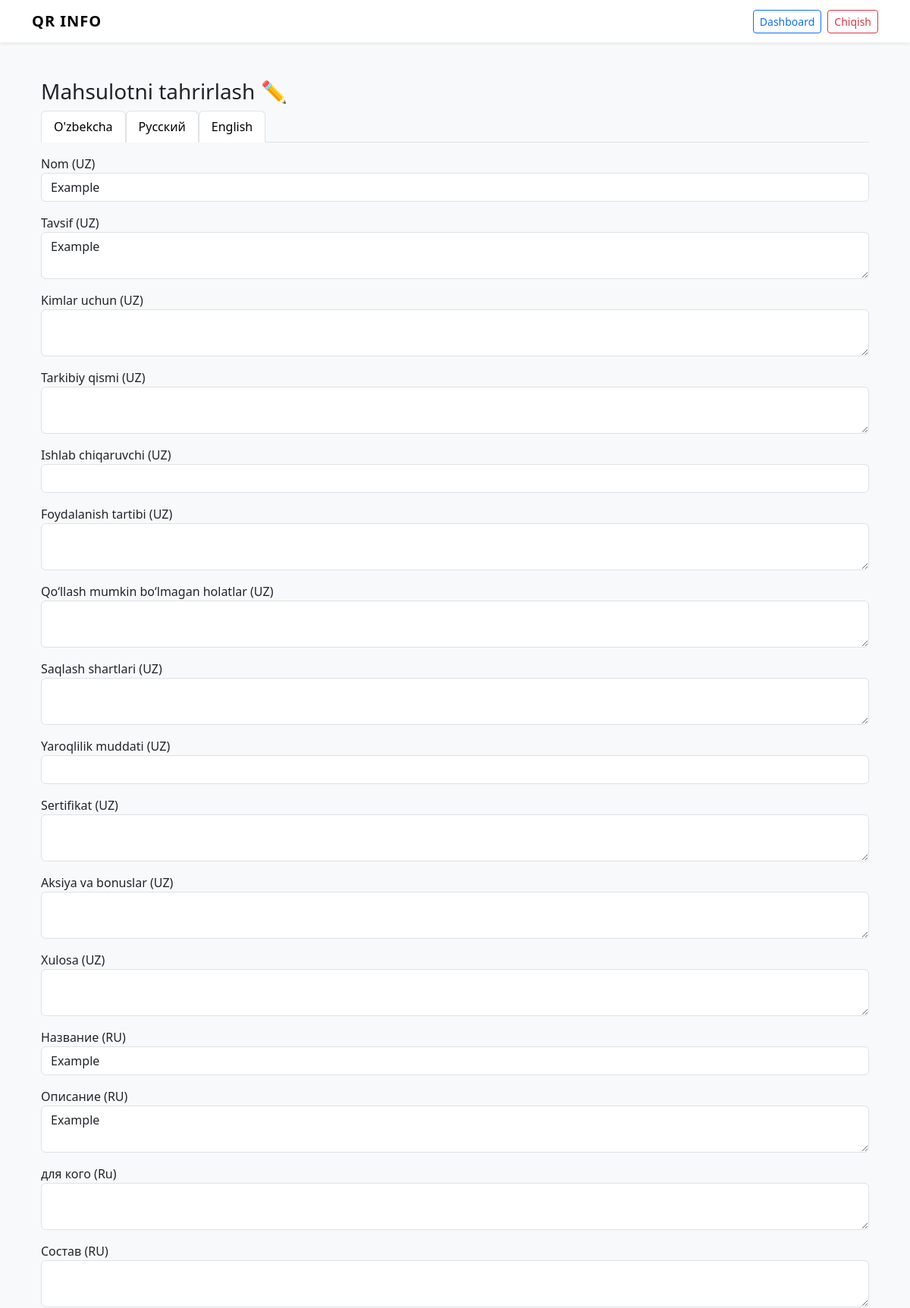
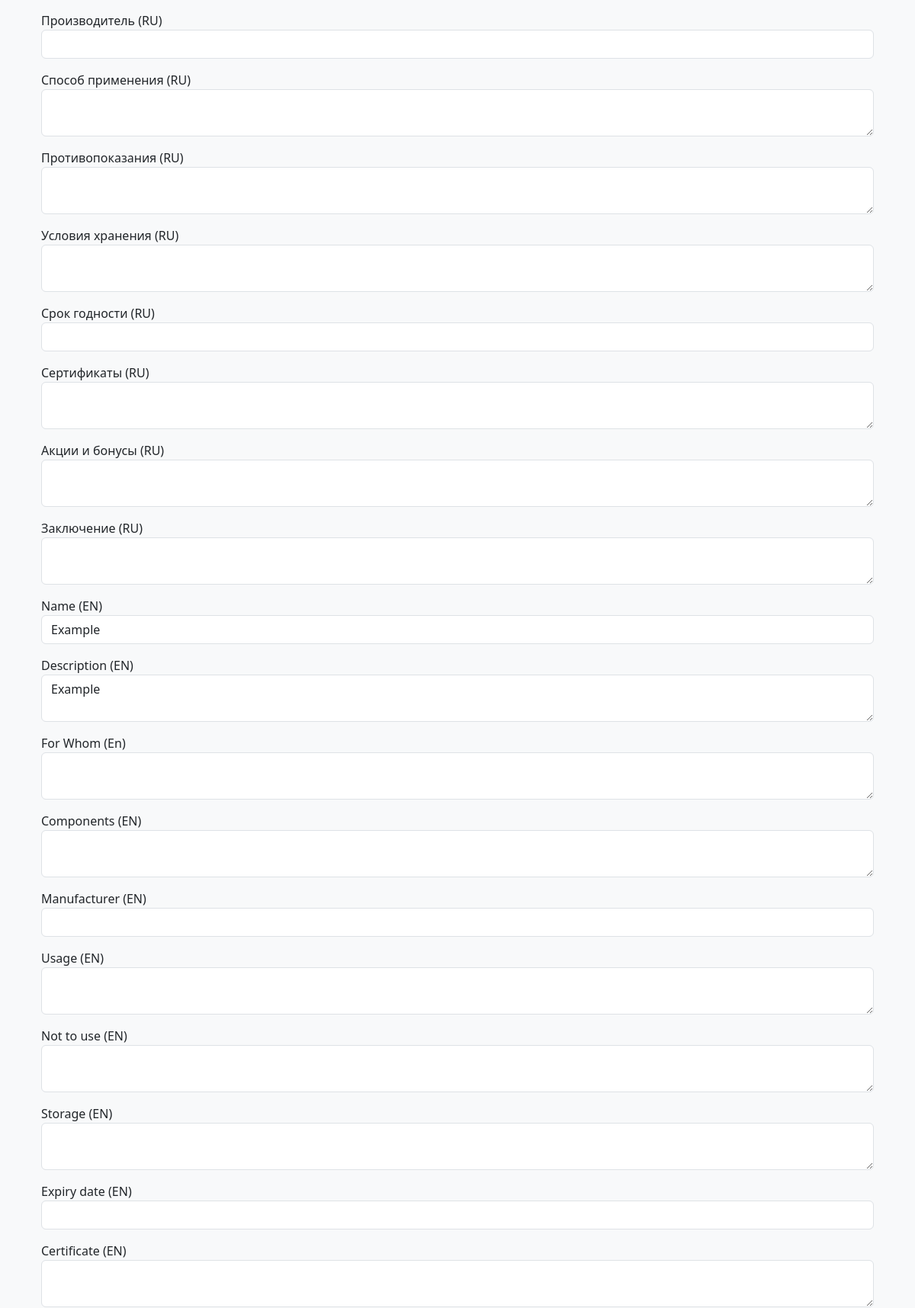
Page /branches/1/products/1/edit (signed in, upper part) on the committed database (2 pictures, top to bottom).
### models.py (models this page shows)
class Product(db.Model):
    __tablename__ = "products"
    id = db.Column(db.Integer, primary_key=True)
    branch_id = db.Column(db.Integer, db.ForeignKey("branches.id"), nullable=False)
    name_uz = db.Column(db.String(200))
    name_ru = db.Column(db.String(200))
    name_en = db.Column(db.String(200))
    description_uz = db.Column(db.Text, nullable=True)
    description_ru = db.Column(db.Text, nullable=True)
    description_en = db.Column(db.Text, nullable=True)
    for_whom_uz = db.Column(db.Text, nullable=True)
    for_whom_ru = db.Column(db.Text, nullable=True)
    for_whom_en = db.Column(db.Text, nullable=True)
    components_uz = db.Column(db.Text, nullable=True)
    components_ru = db.Column(db.Text, nullable=True)
    components_en = db.Column(db.Text, nullable=True)
    company_uz = db.Column(db.String(200), nullable=True)
    company_ru = db.Column(db.String(200), nullable=True)
    company_en = db.Column(db.String(200), nullable=True)
    usage_uz = db.Column(db.Text, nullable=True)
    usage_ru = db.Column(db.Text, nullable=True)
    usage_en = db.Column(db.Text, nullable=True)
    not_usage_uz = db.Column(db.Text, nullable=True)
    not_usage_ru = db.Column(db.Text, nullable=True)
    not_usage_en = db.Column(db.Text, nullable=True)
    storage_uz = db.Column(db.Text, nullable=True)
    storage_ru = db.Column(db.Text, nullable=True)
    storage_en = db.Column(db.Text, nullable=True)
    expiry_uz = db.Column(db.String(100), nullable=True)
    expiry_ru = db.Column(db.String(100), nullable=True)
    expiry_en = db.Column(db.String(100), nullable=True)
    certificate_uz = db.Column(db.Text, nullable=True)
    certificate_ru = db.Column(db.Text, nullable=True)
    certificate_en = db.Column(db.Text, nullable=True)
    promotion_uz = db.Column(db.Text, nullable=True)
    promotion_ru = db.Column(db.Text, nullable=True)
    promotion_en = db.Column(db.Text, nullable=True)
    conclusion_uz = db.Column(db.Text, nullable=True)
    conclusion_ru = db.Column(db.Text, nullable=True)
    conclusion_en = db.Column(db.Text, nullable=True)
    country_uz = db.Column(db.String(120), nullable=True)
    country_ru = db.Column(db.String(120), nullable=True)
    country_en = db.Column(db.String(120), nullable=True)
    location_uz = db.Column(db.String(120), nullable=True)
    location_ru = db.Column(db.String(120), nullable=True)
    location_en = db.Column(db.String(120), nullable=True)
    image = db.Column(db.String(255), nullable=True) # filename
    qr_code = db.Column(db.String(255)) # filename (e.g. "12.png")
    last_scanned_at = db.Column(db.DateTime, nullable=True)
    created_at = db.Column(db.DateTime, default=datetime.utcnow)
    updated_at = db.Column(db.DateTime, default=datetime.utcnow, onupdate=datetime.utcnow)
    views = db.Column(db.Integer, default=0)

### app.py (the view, shortened to what this page needs)
@app.route("/branches/<int:branch_id>/products/<int:product_id>/edit", methods=["GET", "POST"])
@admin_required
def edit_product(branch_id, product_id):
    branch = Branch.query.get_or_404(branch_id)
    product = Product.query.get_or_404(product_id)
    return render_template('edit_product.html', product=product)

### auth.py (called while the page is built)
def admin_required(view_func):
    @wraps(view_func)
    def wrapper(*args, **kwargs):
        if not session.get('admin'):
            return redirect(url_for('auth.login'))
        return view_func(*args, **kwargs)
    return wrapper

### templates/edit_product.html (shortened to what this page needs)
{% extends "base.html" %}
{% block content %}
<div class="container mt-4">
    <h3>Mahsulotni tahrirlash ✏️</h3>
    <form method="POST" enctype="multipart/form-data">
        <ul class="nav nav-tabs" id="langTabs" role="tablist">
            <li class="nav-item">
                <a class="nav-link active" id="uz-tab" data-bs-toggle="tab" href="#uz" role="tab">O'zbekcha</a>
            </li>
            <li class="nav-item">
                <a class="nav-link active" id="ru-tab" data-bs-toggle="tab" href="#ru" role="tab">Русский</a>
            </li>
            <li class="nav-item">
                <a class="nav-link active" id="en-tab" data-bs-toggle="tab" href="#en" role="tab">English</a>
            </li>
        </ul>
        <div class="tab-content mt-3">
            <div class="tab-pane fade show active" id="uz" role="tabpanel">
                <div class="mb-3">
                    <label>Nom (UZ)</label>
                    <input type="text" class="form-control" name="name_uz" value="{{ product.name_uz }}">
                </div>
                <div class="mb-3">
                    <label>Tavsif (UZ)</label>
                    <textarea class="form-control" name="description_uz">{{ product.description_uz }}</textarea>
                </div>
                <div class="mb-3">
                    <label>Kimlar uchun (UZ)</label>
                    <textarea class="form-control" name="for_whom_uz">{{ product.for_whom_uz }}</textarea>
                </div>
                <div class="mb-3">
                    <label>Tarkibiy qismi (UZ)</label>
                    <textarea class="form-control" name="components_uz">{{ product.components_uz }}</textarea>
                </div>
                <div class="mb-3">
                    <label>Ishlab chiqaruvchi (UZ)</label>
                    <input type="text" class="form-control" name="company_uz" value="{{ product.company_uz }}">
                </div>
                <div class="mb-3">
                    <label>Foydalanish tartibi (UZ)</label>
                    <textarea class="form-control" name="usage_uz">{{ product.usage_uz }}</textarea>
                </div>
                <div class="mb-3">
                    <label>Qo‘llash mumkin bo‘lmagan holatlar (UZ)</label>
                    <textarea class="form-control" name="not_usage_uz">{{ product.not_usage_uz }}</textarea>
                </div>
                <div class="mb-3">
                    <label>Saqlash shartlari (UZ)</label>
                    <textarea class="form-control" name="storage_uz">{{ product.storage_uz }}</textarea>
                </div>
                <div class="mb-3">
                    <label>Yaroqlilik muddati (UZ)</label>
                    <input type="text" class="form-control" name="expiry_uz" value="{{ product.expiry_uz }}">
                </div>
                <div class="mb-3">
                    <label>Sertifikat (UZ)</label>
                    <textarea class="form-control" name="certificate_uz">{{ product.certificate_uz }}</textarea>
                </div>
                <div class="mb-3">
                    <label>Aksiya va bonuslar (UZ)</label>
                    <textarea class="form-control" name="promotion_uz">{{ product.promotion_uz }}</textarea>
                </div>
                <div class="mb-3">
                    <label>Xulosa (UZ)</label>
                    <textarea class="form-control" name="conclusion_uz">{{ product.conclusion_uz }}</textarea>
                </div>
            </div>
            <div class="tab-pane fade show active" id="ru" role="tabpanel">
                <div class="mb-3">
                    <label>Название (RU)</label>
                    <input type="text" class="form-control" name="name_ru" value="{{ product.name_ru }}">
                </div>
                <div class="mb-3">
                    <label>Описание (RU)</label>
                    <textarea class="form-control" name="description_ru">{{ product.description_ru }}</textarea></div>
                <div class="mb-3">
                    <label>для кого (Ru)</label>
                    <textarea class="form-control" name="for_whom_ru">{{ product.for_whom_ru }}</textarea>
                </div>
                <div class="mb-3">
                    <label>Состав (RU)</label>
                    <textarea class="form-control" name="components_ru">{{ product.components_ru }}</textarea>
                </div>
                <div class="mb-3">
                    <label>Производитель (RU)</label>
                    <input type="text" class="form-control" name="company_ru" value="{{ product.company_ru }}">
                </div>
                <div class="mb-3">
                    <label>Способ применения (RU)</label>
                    <textarea class="form-control" name="usage_ru">{{ product.usage_ru }}</textarea>
                </div>
                <div class="mb-3">
                    <label>Противопоказания (RU)</label>
                    <textarea class="form-control" name="not_usage_ru">{{ product.not_usage_ru }}</textarea>
                </div>
                <div class="mb-3">
                    <label>Условия хранения (RU)</label>
                    <textarea class="form-control" name="storage_ru">{{ product.storage_ru }}</textarea>
                </div>
                <div class="mb-3">
                    <label>Срок годности (RU)</label>
                    <input type="text" class="form-control" name="expiry_ru" value="{{ product.expiry_ru }}">
                </div>
                <div class="mb-3">
                    <label>Сертификаты (RU)</label>
                    <textarea class="form-control" name="certificate_ru">{{ product.certificate_ru }}</textarea>
                </div>
                <div class="mb-3">
                    <label>Акции и бонусы (RU)</label>
                    <textarea class="form-control" name="promotion_ru">{{ product.promotion_ru }}</textarea>
                </div>
                <div class="mb-3">
                    <label>Заключение (RU)</label>
                    <textarea class="form-control" name="conclusion_ru">{{ product.conclusion_ru }}</textarea>
                </div>
            </div>
            <div class="tab-pane fade show active" id="en" role="tabpanel">
                <div class="mb-3">
                    <label>Name (EN)</label>
                    <input type="text" class="form-control" name="name_en" value="{{ product.name_en }}">
                </div>
                <div class="mb-3">
                    <label>Description (EN)</label>
                    <textarea class="form-control" name="description_en">{{ product.description_en }}</textarea>
                </div>
                <div class="mb-3">
                    <label>For Whom (En)</label>
                    <textarea class="form-control" name="for_whom_en">{{ product.for_whom_en }}</textarea>
                </div>
                <div class="mb-3">
                    <label>Components (EN)</label>
                    <textarea class="form-control" name="components_en">{{ product.components_en }}</textarea>
                </div>
                <div class="mb-3">
                    <label>Manufacturer (EN)</label>
                    <input type="text" class="form-control" name="company_en" value="{{ product.company_en }}">
                </div>
                <div class="mb-3">
                    <label>Usage (EN)</label>
                    <textarea class="form-control" name="usage_en">{{ product.usage_en }}</textarea>
                </div>
                <div class="mb-3">
                    <label>Not to use (EN)</label>
                    <textarea class="form-control" name="not_usage_en">{{ product.not_usage_en }}</textarea>
                </div>
                <div class="mb-3">
                    <label>Storage (EN)</label>
                    <textarea class="form-control" name="storage_en">{{ product.storage_en }}</textarea>
                </div>
                <div class="mb-3">
                    <label>Expiry date (EN)</label>
                    <input type="text" class="form-control" name="expiry_en" value="{{ product.expiry_en }}"></div>
                <div class="mb-3">
                    <label>Certificate (EN)</label>
                    <textarea class="form-control" name="certificate_en">{{ product.certificate_en }}</textarea>
                </div>
            </div>
        </div>
    </form>
</div>
{% endblock %}

### rows in the picture
Product: name_uz "Example", description_uz "Example", name_ru "Example", description_ru "Example", name_en "Example", description_en "Example"
